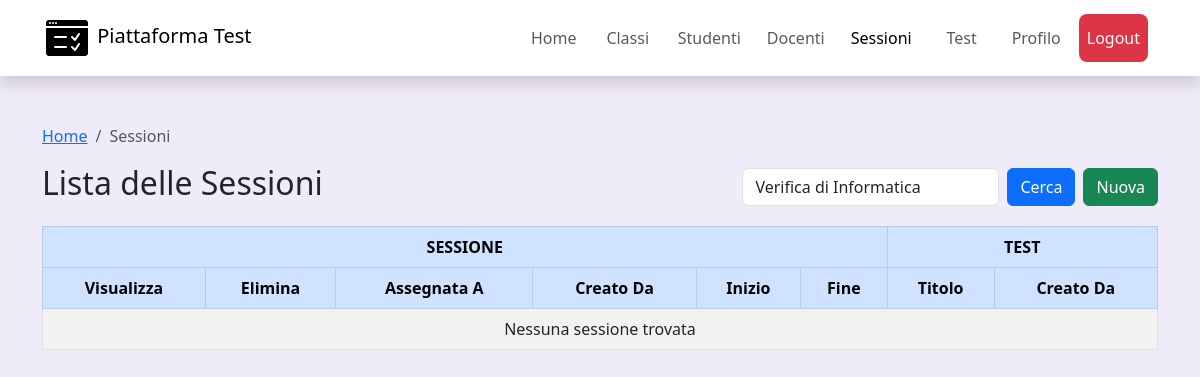
The page /frontend/views/sessioni.php?filter=Verifica di Informatica (signed in) on the database as committed earlier.
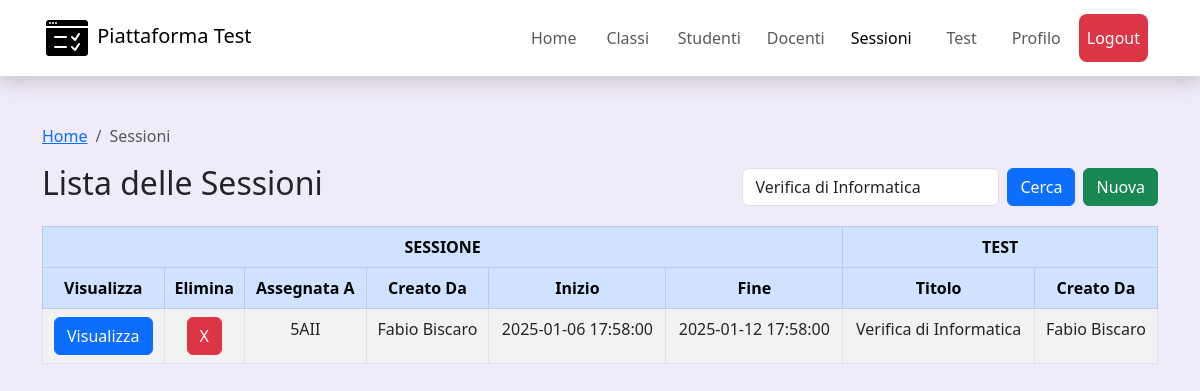
The same page on the database as committed later.
### tables this page shows
CREATE TABLE `sessione` (
  `id` int(11) NOT NULL,
  `test_id` int(11) NOT NULL,
  `classe_id` int(11) NOT NULL,
  `cf_docente` varchar(16) NOT NULL,
  `data_inizio` datetime NOT NULL,
  `data_fine` datetime NOT NULL,
  `svolgibile` tinyint(1) NOT NULL DEFAULT 0,
  `visibilita_tentativi` tinyint(1) NOT NULL DEFAULT 1,
  `max_tentativi_ammessi` int(11) NOT NULL DEFAULT 1
);

CREATE TABLE `classe` (
  `id` int(11) NOT NULL,
  `nome` varchar(25) NOT NULL,
  `anno_scolastico` varchar(9) NOT NULL
);

CREATE TABLE `utente` (
  `codice_fiscale` varchar(16) NOT NULL,
  `nome` varchar(50) NOT NULL,
  `cognome` varchar(50) NOT NULL,
  `login` varchar(50) NOT NULL,
  `password` varchar(100) NOT NULL,
  `ruolo` enum('STUDENTE','DOCENTE','ADMIN','') NOT NULL DEFAULT 'STUDENTE'
);

CREATE TABLE `test` (
  `id` int(11) NOT NULL,
  `titolo` varchar(100) NOT NULL,
  `cf_docente` varchar(16) NOT NULL
);

### frontend/views/sessioni.php (the view, shortened to what the changed rows need)
<?php
require("./../../backend/Include/db_connect.php");
$filter = isset($_GET['filter']) ? trim($_GET['filter']) : '';
$SQL_query = "SELECT
                s.id AS sessione_id,
                d_s.nome AS sessione_docente_nome,
                d_s.cognome AS sessione_docente_cognome,
                s.data_inizio AS sessione_inizio,
                s.data_fine AS sessione_fine,
                t.titolo AS test_titolo,
                d_t.nome AS test_docente_nome,
                d_t.cognome AS test_docente_cognome,
                c.nome AS classe_nome
            FROM
                sessione AS s
            JOIN
                test AS t
            ON
                t.id=s.test_id
            JOIN
                utente AS d_s
            ON
                d_s.codice_fiscale=s.cf_docente
            JOIN
                utente AS d_t
            ON
                d_t.codice_fiscale=t.cf_docente
            JOIN
                classe AS c
            ON
                c.id=s.classe_id";
if ($filter !== '') {
    $SQL_query .= " AND ( t.titolo LIKE ? OR c.nome LIKE ? )";
}
$stmt = $conn->prepare($SQL_query);
if ($filter !== '') {
    $like_filter = '%' . $filter . '%';
}
if($_SESSION['user']['ruolo'] == "DOCENTE" && $filter !== ''){
    $stmt->bind_param("sss", $_SESSION['user']["codice_fiscale"], $like_filter, $like_filter);
}else if($_SESSION['user']['ruolo'] != "DOCENTE" && $filter !== ''){
    $stmt->bind_param("ss", $like_filter, $like_filter);
}else if($_SESSION['user']['ruolo'] == "DOCENTE" && $filter == ''){
    $stmt->bind_param("s", $_SESSION['user']["codice_fiscale"]);
}
$stmt->execute();
$result = $stmt->get_result();
?>
<!DOCTYPE html>
<html lang="en">
<head>
    <link href="https://cdn.jsdelivr.net/npm/bootstrap@5.3.0/dist/css/bootstrap.min.css" rel="stylesheet">
</head>
<body style="background-color: rgb(240, 235, 248);">
    <div class="container mt-5">
        <?php if (isset($_POST['visualizza'])): ?>
            <?php
            $SQL_query_test = "SELECT
                                        t.titolo AS test_title,
                                        s.svolgibile,
                                        s.visibilita_tentativi,
                                        s.max_tentativi_ammessi
                                    FROM
                                        sessione AS s
                                    JOIN
                                        test AS t
                                    ON
                                        t.id=s.test_id
                                    WHERE
                                        s.id=?";
            $stmt_test = $conn->prepare($SQL_query_test);
            $stmt_test->bind_param("i", $_POST['visualizza']);
            $stmt_test->execute();
            $result_test = $stmt_test->get_result();
            $row_test = $result_test->fetch_assoc();
            $test_title = $row_test['test_title'];
            ?>
            <div>
                <nav aria-label="breadcrumb">
                    <ol class="breadcrumb">
                        <li class="breadcrumb-item"><a href="index.php">Home</a></li>
                        <li class="breadcrumb-item"><a href="sessioni.php">Sessioni</a></li>
                        <li class="breadcrumb-item"><a href="sessioni.php"><?= $test_title ?></a></li>
                        <li class="breadcrumb-item active">Visualizza</li>
                    </ol>
                </nav>
            </div>
            <h2 class="text-center">Impostazioni della Sessione</h2>
            <form id="session-config-form" class="mt-5" onsubmit="return false;">
                <div class="mb-3">
                    <div class="d-flex align-items-center justify-content-between mb-3">
                        <span>Visibilità dei tentativi inviati da parte degli studenti</span>
                        <button type="button" id="toggle-visibilita"
                            class="btn <?= $row_test['visibilita_tentativi'] ? 'btn-primary' : 'btn-outline-primary' ?>"
                            onclick="toggleSetting('visibilita_tentativi', this)"
                            data-status="<?= $row_test['visibilita_tentativi'] ? '1' : '0' ?>">
                            <?= $row_test['visibilita_tentativi'] ? 'Nascondi tentativi' : 'Mostra tentativi' ?>
                        </button>
                    </div>
                    <div class="d-flex align-items-center justify-content-between mb-3">
                        <span>Possibilità di svolgere il test <?= htmlspecialchars($test_title) ?></span>
                        <button type="button" id="toggle-possibilita"
                            class="btn <?= $row_test['svolgibile'] ? 'btn-primary' : 'btn-outline-primary' ?>"
                            onclick="toggleSetting('possibilita_test', this)"
                            data-status="<?= $row_test['svolgibile'] ? '1' : '0' ?>">
                            <?= $row_test['svolgibile'] ? 'Disabilita Test' : 'Abilita Test' ?>
                        </button>
                    </div>
                    <div class="mb-3">
                        <label for="numero-tentativi" class="form-label">Numero massimo di tentativi ammessi:</label>
                        <select class="form-select" id="numero-tentativi" name="numero_tentativi" onchange="submitConfig()">
                            <option value="0" <?= $row_test['max_tentativi_ammessi'] == 0 ? 'selected' : '' ?>>Non definito
                                (tentativi infiniti)</option>
                            <?php for ($i = 1; $i <= 20; $i++): ?>
                                <option value="<?= $i ?>" <?= $row_test['max_tentativi_ammessi'] == $i ? 'selected' : '' ?>>
                                    <?= $i ?>
                                </option>
                            <?php endfor; ?>
                        </select>
                    </div>
                   <br><br>
            </form>
            <h2 class="text-center">Tentativi degli studenti</h2>
            <?php
                 $SQL_query_attempts = "SELECT
                                            t.*, stu.nome AS s_nome, stu.cognome AS s_cognome,
                                            (
                                                SELECT
                                                    SUM(d.punti)
                                                FROM
                                                    test AS td
                                                JOIN
                                                    domanda AS d
                                                ON
                                                    td.id=d.test_id
                                                WHERE
                                                    td.id=test.id
                                            ) AS punteggio_totale,
                                            (
                                                SELECT
                                                    SUM(ris.punteggio)
                                                FROM
                                                    tentativo as tent
                                                JOIN
                                                    risposta AS ris
                                                ON
                                                    tent.id=ris.tentativo_id
                                                WHERE
                                                    tent.id=t.id
                                            ) AS punteggio_finale
                                        FROM
                                            sessione AS s
                                        JOIN
                                            test AS test
                                        ON
                                            s.test_id=test.id
                                        JOIN
                                            tentativo AS t
                                        ON
                                            s.id=t.sessione_id
                                        JOIN
                                            utente AS stu
                                        ON
                                            t.cf_studente=stu.codice_fiscale
                                        WHERE
                                            s.id=?
                                        ORDER BY
                                            stu.nome, stu.cognome, t.data_tentativo
                                        ASC";
                $stmt_attempts = $conn->prepare($SQL_query_attempts);
                $stmt_attempts->bind_param("i", $_POST['visualizza']);
                $stmt_attempts->execute();
                $result_attempts = $stmt_attempts->get_result();
            ?>
                <table class="table table-bordered table-striped">
                    <thead>
                        <tr>
                            <th>Nome e Cognome</th>
                            <th>Inviato il</th>
                            <th>Punteggio Totale</th>
                            <th>Voto Finale</th>
                            <th>Azioni</th>
                        </tr>
                    </thead>
                    <tbody>
                        <?php $_SESSION['recently_visualized_session'] = $_POST['visualizza']?>
                        <?php foreach ($result_attempts as $key => $row):
                            if ($row['punteggio_finale']<0) {
                                $row['punteggio_finale']=0;
                            }
                            ?>
                            <tr>
                                <td>
                                <div><?= $row['s_nome']." ".$row['s_cognome'] ?></div>
                            </td>
                            <td>
                                <div><?= $row['data_tentativo'] ?></div>
                            </td>
                            <td>
                                <div><?= $row['punteggio_finale'] ?? "..."?> / <?= $row['punteggio_totale'] ?></div>
                            </td>
                            <td>
                                <div><?= (is_null($row['punteggio_finale']) ? "..." : number_format((float)($row['punteggio_finale'] / $row['punteggio_totale'])*10, 2, '.', '')) ?> / 10</div>
                            </td>
                            <td>
                                <form action="visualizza_tentativo.php" method="post">
                                <div>
                                    <input type="hidden" name="attempt_id" value="<?= encryptId($row['id']) ?>">
                                    <button class='btn btn-link show-answers' type='submit'>
                                        Visualizza
                                    </button>
                                </div>
                            </form>
                            </td>
                        </tr>
                    <?php endforeach; ?>
                    </tbody>
                </table>
        </div>
        <div class="toast-container position-fixed bottom-0 end-0 p-3" id="toast-container"></div>
    <?php else: ?>
        <div class="d-flex justify-content-between align-items-center mb-3">
            <h2>Lista delle Sessioni</h2>
        </div>
        <form action="sessioni.php" method="post">
            <table class="table table-bordered table-striped">
                <thead class="table-primary">
                    <tr>
                        <th colspan="6">SESSIONE</th>
                        <th colspan="2">TEST</th>
                    </tr>
                    <tr>
                        <th>Visualizza</th>
                        <th>Elimina</th>
                        <th>Assegnata A</th>
                        <th>Creato Da</th>
                        <th>Inizio</th>
                        <th>Fine</th>
                        <th>Titolo</th>
                        <th>Creato Da</th>
                    </tr>
                </thead>
                <tbody>
                    <?php
                    if ($result && $result->num_rows > 0) {
                        while ($row = $result->fetch_assoc()) {
                            echo "<tr>";
                            echo "<td> <button type=\"submit\" value=\"" . $row['sessione_id'] . "\" name=\"visualizza\" class=\"btn btn-primary\">Visualizza</button></td>";
                            echo "<td> <button type=\"submit\" value=\"" . $row['sessione_id'] . "\" name=\"elimina\" class=\"btn btn-danger\">X</button></td>";
                            echo "<td>" . htmlspecialchars($row['classe_nome']) . "</td>";
                            echo "<td>" . htmlspecialchars(ucfirst(strtolower($row['sessione_docente_nome'])) . " " . ucfirst(strtolower($row['sessione_docente_cognome']))) . "</td>";
                            echo "<td>" . htmlspecialchars($row['sessione_inizio']) . "</td>";
                            echo "<td>" . htmlspecialchars($row['sessione_fine']) . "</td>";
                            echo "<td>" . htmlspecialchars($row['test_titolo']) . "</td>";
                            echo "<td>" . htmlspecialchars(ucfirst(strtolower($row['test_docente_nome'])) . " " . ucfirst(strtolower($row['test_docente_cognome']))) . "</td>";
                            echo "</tr>";
                        }
                    } else {
                        echo "<tr><td colspan='8' class='text-center'>Nessuna sessione trovata</td></tr>";
                    }
                    ?>
                </tbody>
            </table>
        </form>
        </div>
    <?php endif; ?>
            <?php
                $stmt = $conn->prepare("SELECT id, titolo
                                        FROM test WHERE cf_docente = ? ");
                    $stmt->bind_param("s", $_SESSION["user"]["codice_fiscale"]);
                    $stmt->execute();
                    $result = $stmt->get_result();
                    if ($result->num_rows > 0) {
                       while ($row = $result->fetch_assoc()) {
                            printf("<option value='%s'>%s</option>", $row['id'], $row['titolo']);
                        }
                    }else{
                        printf("<option value='null'> -- Nessun test associato -- </option>");
                    }
            ?>
            <?php
                $stmt = $conn->prepare("SELECT id, nome, anno_scolastico
                                        FROM classe");
                    $stmt->execute();
                    $result = $stmt->get_result();
                    if ($result->num_rows > 0) {
                       while ($row = $result->fetch_assoc()) {
                            printf("<option value='%s'>%s - %s</option>", $row['id'], $row['nome'], $row['anno_scolastico']);
                        }
                    }else{
                        printf("<option value='null'> -- Nessuna classe trovata -- </option>");
                    }
            ?>
</body>
</html>

Rows that differ between the two databases and show on the page:
added sessione: $row['sessione_id'] 19 (drawn), classe.nome "5AII", cf_docente.cognome "Fabio Biscaro", data_inizio "2025-01-06 17:58:00", data_fine "2025-01-12 17:58:00", test.titolo "Verifica di Informatica"
Other text that changed with them:
text no longer shown: "Nessuna sessione trovata"
